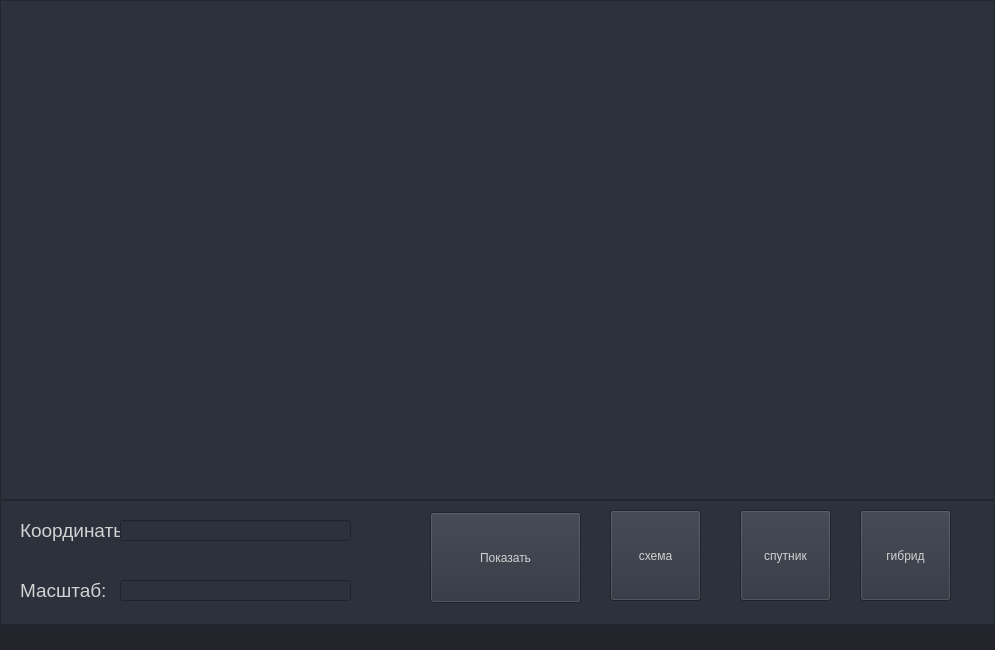
<?xml version="1.0" encoding="UTF-8"?>
<ui version="4.0">
 <class>MainWindow</class>
 <widget class="QMainWindow" name="MainWindow">
  <property name="geometry">
   <rect>
    <x>0</x>
    <y>0</y>
    <width>995</width>
    <height>650</height>
   </rect>
  </property>
  <property name="minimumSize">
   <size>
    <width>500</width>
    <height>500</height>
   </size>
  </property>
  <property name="palette">
   <palette>
    <active>
     <colorrole role="WindowText">
      <brush brushstyle="SolidPattern">
       <color alpha="255">
        <red>255</red>
        <green>255</green>
        <blue>255</blue>
       </color>
      </brush>
     </colorrole>
     <colorrole role="Button">
      <brush brushstyle="SolidPattern">
       <color alpha="0">
        <red>0</red>
        <green>0</green>
        <blue>0</blue>
       </color>
      </brush>
     </colorrole>
     <colorrole role="Light">
      <brush brushstyle="SolidPattern">
       <color alpha="255">
        <red>66</red>
        <green>73</green>
        <blue>90</blue>
       </color>
      </brush>
     </colorrole>
     <colorrole role="Midlight">
      <brush brushstyle="SolidPattern">
       <color alpha="255">
        <red>55</red>
        <green>61</green>
        <blue>75</blue>
       </color>
      </brush>
     </colorrole>
     <colorrole role="Dark">
      <brush brushstyle="SolidPattern">
       <color alpha="255">
        <red>22</red>
        <green>24</green>
        <blue>30</blue>
       </color>
      </brush>
     </colorrole>
     <colorrole role="Mid">
      <brush brushstyle="SolidPattern">
       <color alpha="255">
        <red>29</red>
        <green>32</green>
        <blue>40</blue>
       </color>
      </brush>
     </colorrole>
     <colorrole role="Text">
      <brush brushstyle="SolidPattern">
       <color alpha="255">
        <red>210</red>
        <green>210</green>
        <blue>210</blue>
       </color>
      </brush>
     </colorrole>
     <colorrole role="BrightText">
      <brush brushstyle="SolidPattern">
       <color alpha="255">
        <red>255</red>
        <green>255</green>
        <blue>255</blue>
       </color>
      </brush>
     </colorrole>
     <colorrole role="ButtonText">
      <brush brushstyle="SolidPattern">
       <color alpha="255">
        <red>255</red>
        <green>255</green>
        <blue>255</blue>
       </color>
      </brush>
     </colorrole>
     <colorrole role="Base">
      <brush brushstyle="SolidPattern">
       <color alpha="0">
        <red>0</red>
        <green>0</green>
        <blue>0</blue>
       </color>
      </brush>
     </colorrole>
     <colorrole role="Window">
      <brush brushstyle="SolidPattern">
       <color alpha="0">
        <red>0</red>
        <green>0</green>
        <blue>0</blue>
       </color>
      </brush>
     </colorrole>
     <colorrole role="Shadow">
      <brush brushstyle="SolidPattern">
       <color alpha="255">
        <red>0</red>
        <green>0</green>
        <blue>0</blue>
       </color>
      </brush>
     </colorrole>
     <colorrole role="Highlight">
      <brush brushstyle="SolidPattern">
       <color alpha="255">
        <red>85</red>
        <green>170</green>
        <blue>255</blue>
       </color>
      </brush>
     </colorrole>
     <colorrole role="Link">
      <brush brushstyle="SolidPattern">
       <color alpha="255">
        <red>85</red>
        <green>170</green>
        <blue>255</blue>
       </color>
      </brush>
     </colorrole>
     <colorrole role="LinkVisited">
      <brush brushstyle="SolidPattern">
       <color alpha="255">
        <red>255</red>
        <green>0</green>
        <blue>127</blue>
       </color>
      </brush>
     </colorrole>
     <colorrole role="AlternateBase">
      <brush brushstyle="SolidPattern">
       <color alpha="255">
        <red>22</red>
        <green>24</green>
        <blue>30</blue>
       </color>
      </brush>
     </colorrole>
     <colorrole role="ToolTipBase">
      <brush brushstyle="SolidPattern">
       <color alpha="255">
        <red>44</red>
        <green>49</green>
        <blue>60</blue>
       </color>
      </brush>
     </colorrole>
     <colorrole role="ToolTipText">
      <brush brushstyle="SolidPattern">
       <color alpha="255">
        <red>210</red>
        <green>210</green>
        <blue>210</blue>
       </color>
      </brush>
     </colorrole>
     <colorrole role="PlaceholderText">
      <brush brushstyle="NoBrush">
       <color alpha="128">
        <red>210</red>
        <green>210</green>
        <blue>210</blue>
       </color>
      </brush>
     </colorrole>
    </active>
    <inactive>
     <colorrole role="WindowText">
      <brush brushstyle="SolidPattern">
       <color alpha="255">
        <red>255</red>
        <green>255</green>
        <blue>255</blue>
       </color>
      </brush>
     </colorrole>
     <colorrole role="Button">
      <brush brushstyle="SolidPattern">
       <color alpha="0">
        <red>0</red>
        <green>0</green>
        <blue>0</blue>
       </color>
      </brush>
     </colorrole>
     <colorrole role="Light">
      <brush brushstyle="SolidPattern">
       <color alpha="255">
        <red>66</red>
        <green>73</green>
        <blue>90</blue>
       </color>
      </brush>
     </colorrole>
     <colorrole role="Midlight">
      <brush brushstyle="SolidPattern">
       <color alpha="255">
        <red>55</red>
        <green>61</green>
        <blue>75</blue>
       </color>
      </brush>
     </colorrole>
     <colorrole role="Dark">
      <brush brushstyle="SolidPattern">
       <color alpha="255">
        <red>22</red>
        <green>24</green>
        <blue>30</blue>
       </color>
      </brush>
     </colorrole>
     <colorrole role="Mid">
      <brush brushstyle="SolidPattern">
       <color alpha="255">
        <red>29</red>
        <green>32</green>
        <blue>40</blue>
       </color>
      </brush>
     </colorrole>
     <colorrole role="Text">
      <brush brushstyle="SolidPattern">
       <color alpha="255">
        <red>210</red>
        <green>210</green>
        <blue>210</blue>
       </color>
      </brush>
     </colorrole>
     <colorrole role="BrightText">
      <brush brushstyle="SolidPattern">
       <color alpha="255">
        <red>255</red>
        <green>255</green>
        <blue>255</blue>
       </color>
      </brush>
     </colorrole>
     <colorrole role="ButtonText">
      <brush brushstyle="SolidPattern">
       <color alpha="255">
        <red>255</red>
        <green>255</green>
        <blue>255</blue>
       </color>
      </brush>
     </colorrole>
     <colorrole role="Base">
      <brush brushstyle="SolidPattern">
       <color alpha="0">
        <red>0</red>
        <green>0</green>
        <blue>0</blue>
       </color>
      </brush>
     </colorrole>
     <colorrole role="Window">
      <brush brushstyle="SolidPattern">
       <color alpha="0">
        <red>0</red>
        <green>0</green>
        <blue>0</blue>
       </color>
      </brush>
     </colorrole>
     <colorrole role="Shadow">
      <brush brushstyle="SolidPattern">
       <color alpha="255">
        <red>0</red>
        <green>0</green>
        <blue>0</blue>
       </color>
      </brush>
     </colorrole>
     <colorrole role="Highlight">
      <brush brushstyle="SolidPattern">
       <color alpha="255">
        <red>85</red>
        <green>170</green>
        <blue>255</blue>
       </color>
      </brush>
     </colorrole>
     <colorrole role="Link">
      <brush brushstyle="SolidPattern">
       <color alpha="255">
        <red>85</red>
        <green>170</green>
        <blue>255</blue>
       </color>
      </brush>
     </colorrole>
     <colorrole role="LinkVisited">
      <brush brushstyle="SolidPattern">
       <color alpha="255">
        <red>255</red>
        <green>0</green>
        <blue>127</blue>
       </color>
      </brush>
     </colorrole>
     <colorrole role="AlternateBase">
      <brush brushstyle="SolidPattern">
       <color alpha="255">
        <red>22</red>
        <green>24</green>
        <blue>30</blue>
       </color>
      </brush>
     </colorrole>
     <colorrole role="ToolTipBase">
      <brush brushstyle="SolidPattern">
       <color alpha="255">
        <red>44</red>
        <green>49</green>
        <blue>60</blue>
       </color>
      </brush>
     </colorrole>
     <colorrole role="ToolTipText">
      <brush brushstyle="SolidPattern">
       <color alpha="255">
        <red>210</red>
        <green>210</green>
        <blue>210</blue>
       </color>
      </brush>
     </colorrole>
     <colorrole role="PlaceholderText">
      <brush brushstyle="NoBrush">
       <color alpha="128">
        <red>210</red>
        <green>210</green>
        <blue>210</blue>
       </color>
      </brush>
     </colorrole>
    </inactive>
    <disabled>
     <colorrole role="WindowText">
      <brush brushstyle="SolidPattern">
       <color alpha="255">
        <red>22</red>
        <green>24</green>
        <blue>30</blue>
       </color>
      </brush>
     </colorrole>
     <colorrole role="Button">
      <brush brushstyle="SolidPattern">
       <color alpha="0">
        <red>0</red>
        <green>0</green>
        <blue>0</blue>
       </color>
      </brush>
     </colorrole>
     <colorrole role="Light">
      <brush brushstyle="SolidPattern">
       <color alpha="255">
        <red>66</red>
        <green>73</green>
        <blue>90</blue>
       </color>
      </brush>
     </colorrole>
     <colorrole role="Midlight">
      <brush brushstyle="SolidPattern">
       <color alpha="255">
        <red>55</red>
        <green>61</green>
        <blue>75</blue>
       </color>
      </brush>
     </colorrole>
     <colorrole role="Dark">
      <brush brushstyle="SolidPattern">
       <color alpha="255">
        <red>22</red>
        <green>24</green>
        <blue>30</blue>
       </color>
      </brush>
     </colorrole>
     <colorrole role="Mid">
      <brush brushstyle="SolidPattern">
       <color alpha="255">
        <red>29</red>
        <green>32</green>
        <blue>40</blue>
       </color>
      </brush>
     </colorrole>
     <colorrole role="Text">
      <brush brushstyle="SolidPattern">
       <color alpha="255">
        <red>22</red>
        <green>24</green>
        <blue>30</blue>
       </color>
      </brush>
     </colorrole>
     <colorrole role="BrightText">
      <brush brushstyle="SolidPattern">
       <color alpha="255">
        <red>255</red>
        <green>255</green>
        <blue>255</blue>
       </color>
      </brush>
     </colorrole>
     <colorrole role="ButtonText">
      <brush brushstyle="SolidPattern">
       <color alpha="255">
        <red>22</red>
        <green>24</green>
        <blue>30</blue>
       </color>
      </brush>
     </colorrole>
     <colorrole role="Base">
      <brush brushstyle="SolidPattern">
       <color alpha="0">
        <red>0</red>
        <green>0</green>
        <blue>0</blue>
       </color>
      </brush>
     </colorrole>
     <colorrole role="Window">
      <brush brushstyle="SolidPattern">
       <color alpha="0">
        <red>0</red>
        <green>0</green>
        <blue>0</blue>
       </color>
      </brush>
     </colorrole>
     <colorrole role="Shadow">
      <brush brushstyle="SolidPattern">
       <color alpha="255">
        <red>0</red>
        <green>0</green>
        <blue>0</blue>
       </color>
      </brush>
     </colorrole>
     <colorrole role="Highlight">
      <brush brushstyle="SolidPattern">
       <color alpha="255">
        <red>51</red>
        <green>153</green>
        <blue>255</blue>
       </color>
      </brush>
     </colorrole>
     <colorrole role="Link">
      <brush brushstyle="SolidPattern">
       <color alpha="255">
        <red>85</red>
        <green>170</green>
        <blue>255</blue>
       </color>
      </brush>
     </colorrole>
     <colorrole role="LinkVisited">
      <brush brushstyle="SolidPattern">
       <color alpha="255">
        <red>255</red>
        <green>0</green>
        <blue>127</blue>
       </color>
      </brush>
     </colorrole>
     <colorrole role="AlternateBase">
      <brush brushstyle="SolidPattern">
       <color alpha="255">
        <red>44</red>
        <green>49</green>
        <blue>60</blue>
       </color>
      </brush>
     </colorrole>
     <colorrole role="ToolTipBase">
      <brush brushstyle="SolidPattern">
       <color alpha="255">
        <red>44</red>
        <green>49</green>
        <blue>60</blue>
       </color>
      </brush>
     </colorrole>
     <colorrole role="ToolTipText">
      <brush brushstyle="SolidPattern">
       <color alpha="255">
        <red>210</red>
        <green>210</green>
        <blue>210</blue>
       </color>
      </brush>
     </colorrole>
     <colorrole role="PlaceholderText">
      <brush brushstyle="NoBrush">
       <color alpha="128">
        <red>210</red>
        <green>210</green>
        <blue>210</blue>
       </color>
      </brush>
     </colorrole>
    </disabled>
   </palette>
  </property>
  <property name="font">
   <font>
    <family>Segoe UI</family>
    <pointsize>10</pointsize>
   </font>
  </property>
  <property name="windowTitle">
   <string>MainWindow</string>
  </property>
  <property name="styleSheet">
   <string notr="true">QMainWindow {background: transparent; }
QToolTip {
	color: #ffffff;
	background-color: rgba(27, 29, 35, 160);
	border: 1px solid rgb(100, 100, 100);
}</string>
  </property>
  <widget class="QWidget" name="centralwidget">
   <property name="styleSheet">
    <string notr="true">background: transparent;
color: rgb(210, 210, 210);</string>
   </property>
   <layout class="QHBoxLayout" name="horizontalLayout">
    <property name="spacing">
     <number>0</number>
    </property>
    <property name="leftMargin">
     <number>0</number>
    </property>
    <property name="topMargin">
     <number>0</number>
    </property>
    <property name="rightMargin">
     <number>0</number>
    </property>
    <property name="bottomMargin">
     <number>0</number>
    </property>
    <item>
     <widget class="QFrame" name="frame_main">
      <property name="styleSheet">
       <string notr="true"/>
      </property>
      <property name="frameShape">
       <enum>QFrame::NoFrame</enum>
      </property>
      <property name="frameShadow">
       <enum>QFrame::Raised</enum>
      </property>
      <layout class="QVBoxLayout" name="verticalLayout">
       <property name="spacing">
        <number>0</number>
       </property>
       <property name="leftMargin">
        <number>0</number>
       </property>
       <property name="topMargin">
        <number>0</number>
       </property>
       <property name="rightMargin">
        <number>0</number>
       </property>
       <property name="bottomMargin">
        <number>0</number>
       </property>
       <item>
        <widget class="QFrame" name="frame_center">
         <property name="styleSheet">
          <string notr="true">background-color: rgb(40, 44, 52);</string>
         </property>
         <property name="frameShape">
          <enum>QFrame::NoFrame</enum>
         </property>
         <property name="frameShadow">
          <enum>QFrame::Raised</enum>
         </property>
         <layout class="QHBoxLayout" name="horizontalLayout_2">
          <property name="spacing">
           <number>0</number>
          </property>
          <property name="leftMargin">
           <number>0</number>
          </property>
          <property name="topMargin">
           <number>0</number>
          </property>
          <property name="rightMargin">
           <number>0</number>
          </property>
          <property name="bottomMargin">
           <number>0</number>
          </property>
          <item>
           <widget class="QFrame" name="frame_content_right">
            <property name="styleSheet">
             <string notr="true">background-color: rgb(44, 49, 60);</string>
            </property>
            <property name="frameShape">
             <enum>QFrame::NoFrame</enum>
            </property>
            <property name="frameShadow">
             <enum>QFrame::Raised</enum>
            </property>
            <layout class="QVBoxLayout" name="verticalLayout_4">
             <property name="spacing">
              <number>0</number>
             </property>
             <property name="leftMargin">
              <number>0</number>
             </property>
             <property name="topMargin">
              <number>0</number>
             </property>
             <property name="rightMargin">
              <number>0</number>
             </property>
             <property name="bottomMargin">
              <number>0</number>
             </property>
             <item>
              <widget class="QFrame" name="frame_content">
               <property name="frameShape">
                <enum>QFrame::NoFrame</enum>
               </property>
               <property name="frameShadow">
                <enum>QFrame::Raised</enum>
               </property>
               <layout class="QVBoxLayout" name="verticalLayout_2">
                <property name="spacing">
                 <number>0</number>
                </property>
                <property name="leftMargin">
                 <number>0</number>
                </property>
                <property name="topMargin">
                 <number>0</number>
                </property>
                <property name="rightMargin">
                 <number>0</number>
                </property>
                <property name="bottomMargin">
                 <number>0</number>
                </property>
                <item>
                 <widget class="QFrame" name="frame">
                  <property name="minimumSize">
                   <size>
                    <width>0</width>
                    <height>500</height>
                   </size>
                  </property>
                  <property name="frameShape">
                   <enum>QFrame::StyledPanel</enum>
                  </property>
                  <property name="frameShadow">
                   <enum>QFrame::Raised</enum>
                  </property>
                  <layout class="QVBoxLayout" name="verticalLayout_3">
                   <property name="spacing">
                    <number>0</number>
                   </property>
                   <property name="leftMargin">
                    <number>30</number>
                   </property>
                   <property name="topMargin">
                    <number>9</number>
                   </property>
                   <property name="rightMargin">
                    <number>9</number>
                   </property>
                   <property name="bottomMargin">
                    <number>9</number>
                   </property>
                   <item>
                    <widget class="QLabel" name="MAP">
                     <property name="focusPolicy">
                      <enum>Qt::ClickFocus</enum>
                     </property>
                     <property name="text">
                      <string/>
                     </property>
                    </widget>
                   </item>
                  </layout>
                 </widget>
                </item>
                <item>
                 <widget class="QFrame" name="frame_2">
                  <property name="frameShape">
                   <enum>QFrame::StyledPanel</enum>
                  </property>
                  <property name="frameShadow">
                   <enum>QFrame::Raised</enum>
                  </property>
                  <widget class="QLabel" name="label_2">
                   <property name="geometry">
                    <rect>
                     <x>20</x>
                     <y>70</y>
                     <width>111</width>
                     <height>41</height>
                    </rect>
                   </property>
                   <property name="text">
                    <string>&lt;html&gt;&lt;head/&gt;&lt;body&gt;&lt;p&gt;&lt;span style=&quot; font-size:14pt;&quot;&gt;Масштаб:&lt;/span&gt;&lt;/p&gt;&lt;/body&gt;&lt;/html&gt;</string>
                   </property>
                  </widget>
                  <widget class="QLabel" name="label_4">
                   <property name="geometry">
                    <rect>
                     <x>20</x>
                     <y>10</y>
                     <width>121</width>
                     <height>41</height>
                    </rect>
                   </property>
                   <property name="text">
                    <string>&lt;html&gt;&lt;head/&gt;&lt;body&gt;&lt;p&gt;&lt;span style=&quot; font-size:14pt;&quot;&gt;Координаты&lt;/span&gt;&lt;/p&gt;&lt;/body&gt;&lt;/html&gt;</string>
                   </property>
                  </widget>
                  <widget class="QPushButton" name="pushButton">
                   <property name="geometry">
                    <rect>
                     <x>430</x>
                     <y>12</y>
                     <width>151</width>
                     <height>91</height>
                    </rect>
                   </property>
                   <property name="text">
                    <string>Показать</string>
                   </property>
                  </widget>
                  <widget class="QLineEdit" name="lineEdit">
                   <property name="geometry">
                    <rect>
                     <x>120</x>
                     <y>20</y>
                     <width>231</width>
                     <height>21</height>
                    </rect>
                   </property>
                   <property name="focusPolicy">
                    <enum>Qt::ClickFocus</enum>
                   </property>
                  </widget>
                  <widget class="QLineEdit" name="lineEdit_4">
                   <property name="geometry">
                    <rect>
                     <x>120</x>
                     <y>80</y>
                     <width>231</width>
                     <height>21</height>
                    </rect>
                   </property>
                   <property name="focusPolicy">
                    <enum>Qt::ClickFocus</enum>
                   </property>
                  </widget>
                  <widget class="QPushButton" name="pushButton1">
                   <property name="geometry">
                    <rect>
                     <x>610</x>
                     <y>10</y>
                     <width>91</width>
                     <height>91</height>
                    </rect>
                   </property>
                   <property name="text">
                    <string>схема</string>
                   </property>
                  </widget>
                  <widget class="QPushButton" name="pushButton2">
                   <property name="geometry">
                    <rect>
                     <x>860</x>
                     <y>10</y>
                     <width>91</width>
                     <height>91</height>
                    </rect>
                   </property>
                   <property name="text">
                    <string>гибрид</string>
                   </property>
                  </widget>
                  <widget class="QPushButton" name="pushButton0">
                   <property name="geometry">
                    <rect>
                     <x>740</x>
                     <y>10</y>
                     <width>91</width>
                     <height>91</height>
                    </rect>
                   </property>
                   <property name="text">
                    <string>спутник</string>
                   </property>
                  </widget>
                 </widget>
                </item>
               </layout>
              </widget>
             </item>
             <item>
              <widget class="QFrame" name="frame_grip">
               <property name="minimumSize">
                <size>
                 <width>0</width>
                 <height>25</height>
                </size>
               </property>
               <property name="maximumSize">
                <size>
                 <width>16777215</width>
                 <height>25</height>
                </size>
               </property>
               <property name="styleSheet">
                <string notr="true">background-color: rgb(33, 37, 43);</string>
               </property>
               <property name="frameShape">
                <enum>QFrame::NoFrame</enum>
               </property>
               <property name="frameShadow">
                <enum>QFrame::Raised</enum>
               </property>
               <layout class="QHBoxLayout" name="horizontalLayout_6">
                <property name="spacing">
                 <number>0</number>
                </property>
                <property name="leftMargin">
                 <number>0</number>
                </property>
                <property name="topMargin">
                 <number>0</number>
                </property>
                <property name="rightMargin">
                 <number>2</number>
                </property>
                <property name="bottomMargin">
                 <number>0</number>
                </property>
                <item>
                 <widget class="QFrame" name="frame_label_bottom">
                  <property name="frameShape">
                   <enum>QFrame::NoFrame</enum>
                  </property>
                  <property name="frameShadow">
                   <enum>QFrame::Raised</enum>
                  </property>
                  <layout class="QHBoxLayout" name="horizontalLayout_7">
                   <property name="spacing">
                    <number>0</number>
                   </property>
                   <property name="leftMargin">
                    <number>10</number>
                   </property>
                   <property name="topMargin">
                    <number>0</number>
                   </property>
                   <property name="rightMargin">
                    <number>10</number>
                   </property>
                   <property name="bottomMargin">
                    <number>0</number>
                   </property>
                   <item>
                    <widget class="QLabel" name="label_credits">
                     <property name="font">
                      <font>
                       <family>Segoe UI</family>
                      </font>
                     </property>
                     <property name="styleSheet">
                      <string notr="true">color: rgb(98, 103, 111);</string>
                     </property>
                     <property name="text">
                      <string/>
                     </property>
                    </widget>
                   </item>
                  </layout>
                 </widget>
                </item>
                <item>
                 <widget class="QFrame" name="frame_size_grip">
                  <property name="maximumSize">
                   <size>
                    <width>20</width>
                    <height>20</height>
                   </size>
                  </property>
                  <property name="styleSheet">
                   <string notr="true">QSizeGrip {
	background-image: url(:/16x16/icons/16x16/cil-size-grip.png);
	background-position: center;
	background-repeat: no-reperat;
}</string>
                  </property>
                  <property name="frameShape">
                   <enum>QFrame::NoFrame</enum>
                  </property>
                  <property name="frameShadow">
                   <enum>QFrame::Raised</enum>
                  </property>
                 </widget>
                </item>
               </layout>
              </widget>
             </item>
            </layout>
           </widget>
          </item>
         </layout>
        </widget>
       </item>
      </layout>
     </widget>
    </item>
   </layout>
  </widget>
 </widget>
 <resources/>
 <connections/>
</ui>
